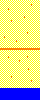

Tiled map render using the project's own tile images. Description and the whole map definition, tile-layer contents included, below:
An orthogonal 10x25 tile map with 4x4 px tiles, 1 tile layer (Capa de Patrones 1).

<map version="1.0" tiledversion="1.0.2" orientation="orthogonal" renderorder="right-down" width="10" height="25" tilewidth="4" tileheight="4" nextobjectid="1">
 <tileset firstgid="1" source="tilesetBeach.tsx" />
 <layer name="Capa de Patrones 1" width="10" height="25">
  <data encoding="csv">
1,1,1,1,1,1,1,1,1,1,
1,1,1,1,1,1,1,12,1,1,
1,1,11,1,1,1,1,1,1,1,
1,1,1,1,1,1,1,1,1,1,
1,1,1,1,1,1,11,1,1,1,
1,1,12,1,1,1,1,1,1,1,
1,1,1,1,1,1,1,1,1,1,
1,1,1,1,1,1,1,1,1,1,
1,1,1,1,1,1,12,1,1,1,
1,11,1,1,1,1,1,1,1,1,
1,1,1,1,11,1,1,1,1,1,
1,1,1,1,1,1,1,1,1,1,
2,2,2,2,2,2,2,2,2,2,
1,1,1,1,1,1,1,1,1,1,
1,1,11,1,1,1,12,1,1,1,
1,1,1,1,12,1,1,1,1,1,
1,1,1,1,1,1,1,1,1,1,
1,1,1,1,1,1,1,11,1,1,
1,1,1,1,1,1,1,1,1,1,
1,1,12,1,1,1,1,1,1,1,
1,1,1,1,1,1,1,12,1,1,
1,1,1,1,1,1,1,1,1,1,
5,5,5,5,5,5,5,5,5,5,
5,5,5,5,5,5,5,5,5,5,
5,5,5,5,5,5,5,5,5,5
</data>
 </layer>
</map>
